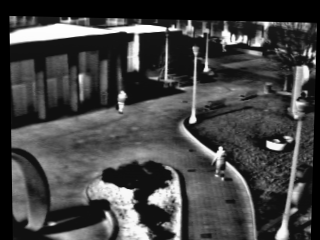
#> input picture code/1a/img_00065.bmp, 320 x 240 px; its folder holds 2 pictures in this run
$ python main.py 1a
#> lines starting #> are read from the running program, lines starting #| are printed output that depends on the picture; after the words box and inside, x2 and y2 are one past the last pixel; in counts of white or black regions, pixels touching at a corner belong together
### code/processData.py
import uuid
import cv2
import numpy as np


def increaseContrast(image):
    _, thresholded_image = cv2.threshold(image, 140, 210, cv2.THRESH_TOZERO)

    # Apply histogram equalization to enhance the contrast
    equalized_image = cv2.equalizeHist(thresholded_image)
    return equalized_image


# [11 lines left out: function save_snapshot_if_confirmed, not called in this run]

### code/filter_detectors.py
import cv2
import numpy as np

from rectangle_modifiers import getSnapshotOfRectangles
'''
Collection of basic human detection filters
detect_moving objects is pretty robust
  -- It doesn't select the centre of a person which is an issue.
  -- It's very useful as it quite accurately returns an array of all moving rectangles.

detect_stationary_objects would be better replaced with a k-means cluster for small images of humans with thermal imagery.
   -- I've looked through papers looking for a dataset for this, the majority tend to use YOLO
   -- I'll try and apply YOLO however it doesn't seem fit for purpose.

'''

def detect_moving_Objects(prev_frame, current_frame):
    # Get the difference between frames
    frame_diff = cv2.absdiff(prev_frame, current_frame)
    # Threshold the image, this is the most tricky part because two different images
    # could have different illuminations and lightings
    # I could use a gradient filter but this works.
    _, moving_thresh = cv2.threshold(frame_diff, 80, 235, cv2.THRESH_BINARY)
    # Thresholding the difference
    kernel_size = 9
    kernel = np.ones((kernel_size, kernel_size), np.uint8)

    #morphological closing (dilation followed by erosio)
    # Useful because it generates a cleaner outline of a person.
    filtered = cv2.morphologyEx(moving_thresh, cv2.MORPH_CLOSE, kernel)
    dilated = cv2.dilate(filtered, None, iterations=1)
    # dilate again
    # Canny edge detection is good for getting the edges of a person
    edges = cv2.Canny(dilated,100,240)
    dilated = cv2.dilate(edges, None, iterations=2)
    # The dilation allows me to be less conservative with the contours.
    contours, _ = cv2.findContours(dilated, cv2.RETR_EXTERNAL, cv2.CHAIN_APPROX_SIMPLE)

    # Draw bounding boxes for moving objects
    # Collect all the bounding rectangles from the contours
    detections = []

    for contour in contours:
        if cv2.contourArea(contour) > 150:
            x, y, w, h = cv2.boundingRect(contour)
            detections.append((x, y, w, h))
    return detections

# [59 lines left out: functions detect_stationary_objects, detect_stationary_figure, not called in this run]

### code/rectangle_modifiers.py
import cv2

'''
The use case of this function is because the rectangles seemed to only be around a subjects
hand or their feet, expanding the box made the rectangles more robust.

Grouping them is also a key step here, it makes it so the rectangles are less flashy because before it would select
a subjects hand and then select their foot meaning the boxes would dash back and forth.
'''
def expand_and_group_rectangles(human_rectangles, colour_frame, expand_margin=2, group_threshold=1, eps=1):
    all_rectangles = []

    for (x, y, w, h) in human_rectangles:
        #create an expanded rectangle
        x1, y1 = max(x - expand_margin, 0), max(y - expand_margin, 0)
        x2, y2 = min(x + w + expand_margin, colour_frame.shape[1]), min(y + h + expand_margin, colour_frame.shape[0])
        #Expand the borders of the rectangle.
        expanded_rect = (x1, y1, x2 - x1, y2 - y1)
        all_rectangles.append(expanded_rect)

    # Group the rectangles
    grouped,_ = cv2.groupRectangles(all_rectangles, group_threshold,eps)

    return grouped


# [41 lines left out: functions getSnapshotOfRectangles, filter_non_overlapping_rectangles, do_rectangles_overlap, not called in this run]

### code/main.py
import os
import pickle
import sys

import cv2
import numpy as np

from processData import increaseContrast
from rectangle_modifiers import expand_and_group_rectangles, getSnapshotOfRectangles
from filter_detectors import detect_moving_Objects, detect_stationary_figure, detect_stationary_objects


#from processData import
def Main(directory):

#> called with directory = '1a'
    print(f"The directory {directory}")
    contents = sorted([file for file in os.listdir(directory) if file.endswith('.bmp')])
    prev_frame = None
    prev_rects = None


    '''
    High level overview
    1 - Step through each image in data to simulate video
    2 - Enhance each image by modifying the contrast and equalising the histogram.
    3 - Compare 2 frames and generate all moving objects by getting the frame difference
    4 - Generate the potentially unmoving targets by looking at previously identified humans and seeing if they match the profile of humans
    5 - Generate boxes for each detected person
    6 - Expand these boxes and group them together to form larger boxes.
    7 - Display the boxes over the original image - convert it to colour so we can see the lovely green boxes.

    '''


    #    1
    for count, filename in enumerate(contents):
        # Increment the frame counter

        file_path = os.path.join(directory, filename)
        curr_frame = cv2.imread(file_path, cv2.IMREAD_GRAYSCALE)
#> curr_frame is the input picture: shape (240, 320); min 0, max 255, mean 68.2

        ''' 2 '''
        # Apply contrast enhancement to current frame
        enhanced_frame = increaseContrast(curr_frame)
#> in increaseContrast, `_, thresholded_image = cv2.threshold(image, 140, 210, cv2.THRESH_TOZERO)`:
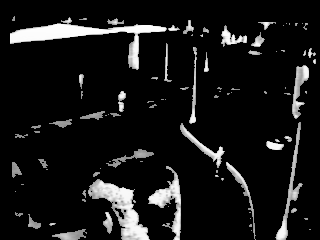
#> thresholded_image: shape (240, 320); min 0, max 255, mean 23.3
#> in increaseContrast, `equalized_image = cv2.equalizeHist(thresholded_image)`:
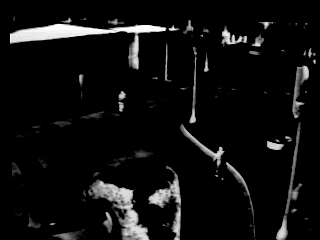
#> equalized_image: shape (240, 320); min 0, max 255, mean 15

        # Convert the enhanced frame to color for drawing rectangles
        colour_frame = cv2.cvtColor(curr_frame, cv2.COLOR_GRAY2BGR)


        # Frame differencing for moving objects
        if prev_frame is not None:
            ''' 3 '''
            moving_rectangles = detect_moving_Objects(prev_frame,enhanced_frame)
            ''' 4 '''
            stationary_rectangles = []
            if prev_rects is not None:
                stationary_rectangles = detect_stationary_objects(prev_rects,enhanced_frame)
                # non_overlapping_rects = filter_non_overlapping_rectangles(prev_rects, grouped_rectangles)

            '''5'''
            human_rectangles = moving_rectangles + stationary_rectangles


            '''6'''
            # generate all rectangles a

            all_rectangles = expand_and_group_rectangles(human_rectangles, colour_frame,expand_margin=1)


            #Draw the grouped rectangles on the color frame
            for (x, y, w, h) in all_rectangles:
                cv2.rectangle(colour_frame, (x, y), (x + w, y + h), (200, 0, 200), 2);


            # Display the original frame with rectangles
            '''7'''
            cv2.imshow('Detected Figures',  colour_frame)
            if cv2.waitKey(10) & 0xFF == ord('q'):
                break

            prev_rects = human_rectangles
        # Update the previous frame for the next iteration
        prev_frame = enhanced_frame
#> pass 2 of the loop in Main, `for count, filename in enumerate(contents):`:
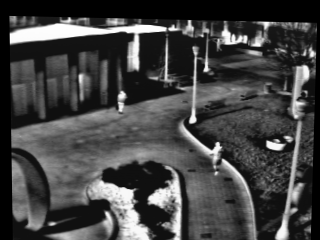
#> input picture code/1a/img_00097.bmp, 320 x 240 px
#> in Main, curr_frame is the input picture: shape (240, 320); min 0, max 255, mean 68
#> in detect_moving_Objects, `_, moving_thresh = cv2.threshold(frame_diff, 80, 235, cv2.THRESH_BINARY)`:
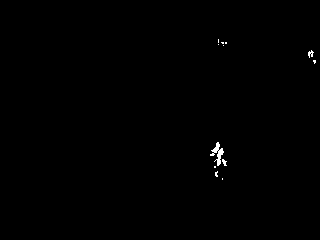
#> moving_thresh: shape (240, 320); values 0 (black) and 235 (white), 0.29% white in thin lines or dots, all inside (x1, y1, x2, y2) = (210, 39, 316, 180)
#> filtered: shape (240, 320); values 0 (black) and 235 (white), 0.47% white; 4 white regions (1 under 20 px), largest, box (x1, y1, x2, y2) and area: (210, 142, 227, 177) 270, (308, 50, 320, 64) 62, (218, 39, 227, 46) 28
#> edges: shape (240, 320); 0.23% white in thin lines or dots, all inside (x1, y1, x2, y2) = (208, 37, 320, 181)
#> in detect_moving_Objects, `dilated = cv2.dilate(edges, None, iterations=2)`:
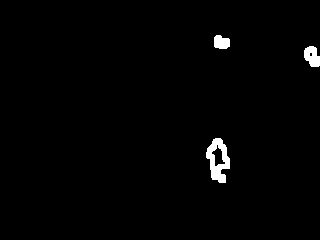
#> dilated: shape (240, 320); 1.3% white; 3 white regions
#> contours = 3 contours; box (x1, y1, x2, y2) and area: (206, 138, 230, 183) 658, (304, 46, 320, 67) 223, (214, 35, 230, 49) 160
#> the loop in detect_moving_Objects, `for contour in contours:` made 3 passes
#> (x, y, w, h) on passes 1 to 3: (206, 138, 24, 45), (304, 46, 16, 21), (214, 35, 16, 14)
#> after the loop in detect_moving_Objects, `for contour in contours:`: detections = [(206, 138, 24, 45), (304, 46, 16, 21), (214, 35, 16, 14)]
#> moving_rectangles has the same summary as detections in detect_moving_Objects
#> human_rectangles has the same summary as detections in detect_moving_Objects
#> the loop in expand_and_group_rectangles, `for (x, y, w, h) in human_rectangles:` made 3 passes
#> (x, y, w, h, x1, y1, x2, y2) on passes 1 to 3: (206, 138, 24, 45, 205, 137, 231, 184), (304, 46, 16, 21, 303, 45, 320, 68), (214, 35, 16, 14, 213, 34, 231, 50)
#> after the loop in expand_and_group_rectangles, `for (x, y, w, h) in human_rectangles:`: all_rectangles = [(205, 137, 26, 47), (303, 45, 17, 23), (213, 34, 18, 16)]
#> grouped = ()
#> (key q is pressed here)


    cv2.destroyAllWindows()


if __name__ == "__main__":
    if len(sys.argv) > 1:
        input_filename = sys.argv[1]
        Main(input_filename)
    else:
        print("Please provide a filename.")
